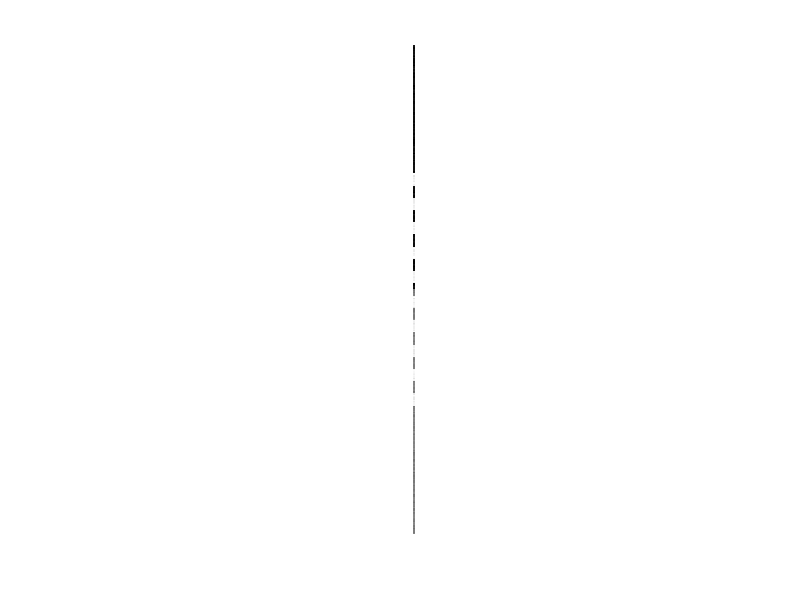

Source code (MATLAB): (Note: this script raises an error after producing the figure.)
clear all; %clear all variables 
close all; %close all open figures
%%%%%%%%%%%%%%%%%%%%%%%%%  GRID   %%%%%%%%%%%%%%%%%%%%%%%%%%%%%%%%%%
%N = 20; M = 20; % grid size
distFunc = ['euclidean']; %type of distance between nodes
%[X Y] = meshgrid(1:N,1:M);
%X = X(:); Y = Y(:);
%%%%%%%%%%%%%%%%%%%%%%%%%  GREY-SCALE-DATA %%%%%%%%%%%%%%%%%%%%%%%%%%%%%
N=20;
A=zeros(N);
%A(1:5,1:10)=0;
%A(6:15,1:5)=0;
%A(16:20,1:10)=0;
A(6:15,6:15)=255;
A(1:5,11:20)=127;
A(16:20,11:20)=127;
A(6:15,16:20)=127;
A=A+20.*(rand(size(A))-rand(size(A))); %noise
u=A(1:end)';
minNewRange=0;
maxNewRange=1;
originalValue=u;
minOriginalRange=min(u);
maxOriginalRange=max(u);
A = minNewRange + (((maxNewRange - minNewRange) * (originalValue - minOriginalRange))/(maxOriginalRange - minOriginalRange)); %normalize pixel potentials
u=A(1:end)';



 %noise
dt = 0.1; %time step [ms]
t_end = 50; %total time of run [ms]

%%%%%%%%%%%%%%%%%%%%%%%   VIEW OF GREY-SCALE DATA
%%%%%%%%%%%%%%%%%%%%%%%   %%%%%%%%%%%%%%%%%%%%%%%%%%%%%
imshow(A, [0 1],'InitialMagnification','fit'); %plot grey-scale data
%%%%%%%%%%%%%%%%%%%%%%%% DISTANCE %%%%%%%%%%%%%%%%%%%%%%%%%%%%%%%
xstart = 1;
ystart = 1;
xend = size(A,1);
yend = size(A,2);
N = size(A,1);
M = size(A,2);
Npts = N*M;
dist = zeros(Npts); %creates empty output matrix to be updated
xrange = linspace(xstart,xend,N);
yrange = linspace(ystart,yend,M);
[X, Y] = meshgrid(xrange, yrange);
X=X(:);
Y=Y(:);
pts = [X(:), Y(:)];
%distances = pdist2(pts, pts,'euclidean'); %Euclidean distance between points in grid.




%%%%%%%%%%%%%%%%%%%%%%% 4-NEAREST NODE CONNECTIVITY  %%%%%%%%%%%%%%%%%%%%%%%%%%%%%%%%%%%%%%%%%%%%%%
adj = squareform(pdist([X Y], distFunc) == 1 );
for a=1:N
  for b=1:M
      if adj(a,b)==true
         W(a,b)=1;
      else
         W(a,b)=0;
      end
   end
end
[i,j]=find(adj); %returns the row and column subscripts of each nonzero element in Adjacency matrix.
conn_result = accumarray(i,j,[size(adj,1), 1], @(x){sort(x).'}); %applies the function 'sort' to each group in data (j) specified by ind (i). Shows what nodes each node is connected to.

%Count the number of  of each node
Neighbors= cellfun(@numel, conn_result);
Neighbors=repmat(Neighbors,1,t_end./dt); 



%%%%%%%%1%%%%%%%%%%%%%%%%%  DEFINE PARAMETERS %%%%%%%%%%%%%%%%%%%%%%%%%%%%%%%%
epsilon=0.02;
psi=3.0;
gamma=6.0;
beta=.10;
kappa=50;
thetax=-0.5;
thetazx=0.1;
thetaxz=0.2;
rho=0.02;
I=0.2;
Wik=2.5;
Wz=0.1;
%%%%%%%%%%%%%%%%%%%%%%%  DEFINE INITIAL VALUES AND VECTORS TO HOLD RESULTS %%%%%%%
t_vect = 0:dt:t_end; %will hold vector of times


filename='oscillators';
N = size(A,1);
M = size(A,2);
Npts = N*M;

v=zeros(N*M,t_end./dt);
w=zeros(M*N,t_end./dt);
v(:,1)=u;
w(:,1)=rand(400,1);
z(:,1)=rand(400,1);


h=dt;

%********************************************************************%
%Euler's method and Second Order Runge-Kutta
%********************************************************************%
%********************************************************************%

for i=1:t_end/dt
    for j=1:400
      Si(j,i)=sum(Wik*1./(1+exp(-kappa*v(Neighbors([conn_result{conn_result{j}}]),i)-thetax))-Wz*1./(1+exp(-kappa*z(Neighbors([conn_result{conn_result{j}}]),i)-thetazx)));
      v(j,i+1)=v(j,i)+h*dv_dt(v(j,i),w(j,i),I,Si(j,i),rho);
      w(j,i+1)=w(j,i)+h*dw_dt(v(j,i),w(j,i),beta,gamma,epsilon);
      z(j,i+1)=w(j,i)+h*dzdt(v(:,i),thetaxz,z(j,i),psi);
   
     figure(2)
     surf(reshape(v(:,i),[20,20]))
     view(0,90);

   end

end
%%

%********************************************************************%
%Functions to solve
%********************************************************************%
function[slope]=dv_dt(v,w,I,Si,rho)
slope=3.*v-v.^3+2-w+rho+I'+Si;
end


function[slope]=dw_dt(v,w,beta,gamma,epsilon)
slope=epsilon.*(gamma.*(tanh(v./beta))-w);
end


function result = dzdt(x,thetaxz,z,psi)
if all(x < thetaxz)
   sigmainf=0;
end
if any(x>=thetaxz)
    sigmainf=1;
end
    result=psi*(sigmainf-z);
end





